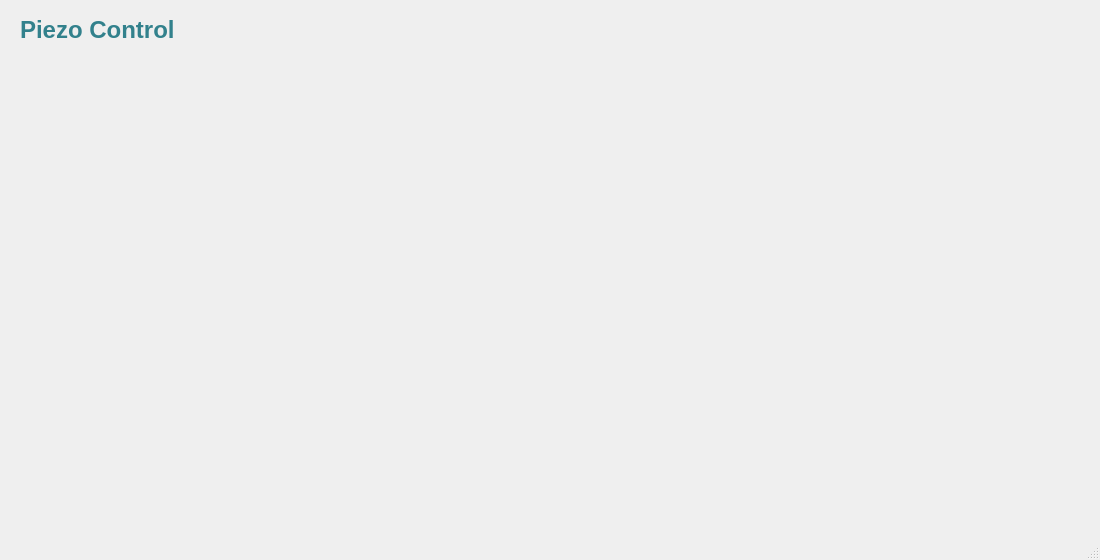
<?xml version="1.0" encoding="UTF-8"?>
<ui version="4.0">
 <class>MainWindow</class>
 <widget class="QMainWindow" name="MainWindow">
  <property name="geometry">
   <rect>
    <x>0</x>
    <y>0</y>
    <width>1100</width>
    <height>560</height>
   </rect>
  </property>
  <property name="windowTitle">
   <string>Piezo Control</string>
  </property>
  <widget class="QWidget" name="centralwidget">
   <widget class="QLabel" name="label_title">
    <property name="geometry">
     <rect>
      <x>20</x>
      <y>10</y>
      <width>400</width>
      <height>40</height>
     </rect>
    </property>
    <property name="text">
     <string>&lt;html&gt;&lt;head/&gt;&lt;body&gt;&lt;p&gt;&lt;span style=&quot;font-size:18pt; font-weight:700; color:#32818c;&quot;&gt;Piezo Control&lt;/span&gt;&lt;/p&gt;&lt;/body&gt;&lt;/html&gt;</string>
    </property>
    <property name="textFormat">
     <enum>Qt::RichText</enum>
    </property>
   </widget>
   <widget class="PiezoWidget" name="piezo_widget_1" native="true">
    <property name="geometry">
     <rect>
      <x>20</x>
      <y>60</y>
      <width>520</width>
      <height>210</height>
     </rect>
    </property>
   </widget>
   <widget class="PiezoWidget" name="piezo_widget_2" native="true">
    <property name="geometry">
     <rect>
      <x>560</x>
      <y>60</y>
      <width>520</width>
      <height>210</height>
     </rect>
    </property>
   </widget>
   <widget class="PiezoWidget" name="piezo_widget_3" native="true">
    <property name="geometry">
     <rect>
      <x>20</x>
      <y>260</y>
      <width>520</width>
      <height>210</height>
     </rect>
    </property>
   </widget>
   <widget class="PiezoWidget" name="piezo_widget_4" native="true">
    <property name="geometry">
     <rect>
      <x>560</x>
      <y>260</y>
      <width>520</width>
      <height>210</height>
     </rect>
    </property>
   </widget>
   <widget class="QLabel" name="label_connection">
    <property name="geometry">
     <rect>
      <x>20</x>
      <y>495</y>
      <width>1060</width>
      <height>20</height>
     </rect>
    </property>
    <property name="styleSheet">
     <string notr="true">color: rgb(100, 100, 100);</string>
    </property>
    <property name="text">
     <string/>
    </property>
   </widget>
  </widget>
  <widget class="QMenuBar" name="menubar">
   <property name="geometry">
    <rect>
     <x>0</x>
     <y>0</y>
     <width>1100</width>
     <height>24</height>
    </rect>
   </property>
  </widget>
  <widget class="QStatusBar" name="statusbar"/>
 </widget>
 <customwidgets>
  <customwidget>
   <class>PiezoWidget</class>
   <extends>QWidget</extends>
   <header location="global">piezowidget.h</header>
   <container>1</container>
  </customwidget>
 </customwidgets>
 <resources/>
 <connections/>
</ui>
